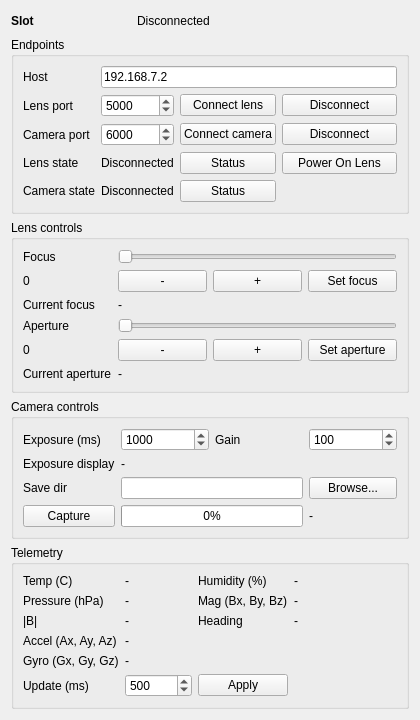
<?xml version="1.0" encoding="UTF-8"?>
<ui version="4.0">
 <class>DevicePanel</class>
 <widget class="QWidget" name="DevicePanel">
  <property name="minimumSize">
   <size>
    <width>420</width>
    <height>0</height>
   </size>
  </property>
  <layout class="QVBoxLayout" name="verticalLayout">
   <item>
    <layout class="QHBoxLayout" name="topBarLayout">
     <item>
      <widget class="QLabel" name="label_slotTitle">
       <property name="text">
        <string>Slot</string>
       </property>
       <property name="minimumSize">
        <size>
         <width>120</width>
         <height>0</height>
        </size>
       </property>
       <property name="styleSheet">
        <string notr="true">font-weight:600;</string>
       </property>
      </widget>
     </item>
     <item>
      <widget class="QLabel" name="label_overallStatus">
       <property name="text">
        <string>Disconnected</string>
       </property>
      </widget>
     </item>
     <item>
      <spacer name="spacerTop">
       <property name="orientation">
        <enum>Qt::Horizontal</enum>
       </property>
       <property name="sizeHint">
        <size>
         <width>40</width>
         <height>20</height>
        </size>
       </property>
      </spacer>
     </item>
    </layout>
   </item>

   <item>
    <widget class="QGroupBox" name="group_connection">
     <property name="title">
      <string>Endpoints</string>
     </property>
     <layout class="QGridLayout" name="gridEndpoints">
      <item row="0" column="0">
       <widget class="QLabel" name="label_host">
        <property name="text">
         <string>Host</string>
        </property>
       </widget>
      </item>
      <item row="0" column="1" colspan="3">
       <widget class="QLineEdit" name="edit_host">
        <property name="text">
         <string>192.168.7.2</string>
        </property>
       </widget>
      </item>

      <item row="1" column="0">
       <widget class="QLabel" name="label_lensPort">
        <property name="text">
         <string>Lens port</string>
        </property>
       </widget>
      </item>
      <item row="1" column="1">
       <widget class="QSpinBox" name="spin_lensPort">
        <property name="maximum">
         <number>65535</number>
        </property>
        <property name="value">
         <number>5000</number>
        </property>
       </widget>
      </item>
      <item row="1" column="2">
       <widget class="QPushButton" name="btn_lensConnect">
        <property name="text">
         <string>Connect lens</string>
        </property>
       </widget>
      </item>
      <item row="1" column="3">
       <widget class="QPushButton" name="btn_lensDisconnect">
        <property name="text">
         <string>Disconnect</string>
        </property>
       </widget>
      </item>

      <item row="2" column="0">
       <widget class="QLabel" name="label_cameraPort">
        <property name="text">
         <string>Camera port</string>
        </property>
       </widget>
      </item>
      <item row="2" column="1">
       <widget class="QSpinBox" name="spin_cameraPort">
        <property name="maximum">
         <number>65535</number>
        </property>
        <property name="value">
         <number>6000</number>
        </property>
       </widget>
      </item>
      <item row="2" column="2">
       <widget class="QPushButton" name="btn_cameraConnect">
        <property name="text">
         <string>Connect camera</string>
        </property>
       </widget>
      </item>
      <item row="2" column="3">
       <widget class="QPushButton" name="btn_cameraDisconnect">
        <property name="text">
         <string>Disconnect</string>
        </property>
       </widget>
      </item>

      <item row="3" column="0">
       <widget class="QLabel" name="label_lensState">
        <property name="text">
         <string>Lens state</string>
        </property>
       </widget>
      </item>
      <item row="3" column="1">
       <widget class="QLabel" name="value_lensState">
        <property name="text">
         <string>Disconnected</string>
        </property>
       </widget>
      </item>
      <item row="3" column="2">
       <widget class="QPushButton" name="btn_lensStatus">
        <property name="text">
         <string>Status</string>
        </property>
       </widget>
      </item>
      <item row="3" column="3">
       <widget class="QPushButton" name="btn_lensPower">
        <property name="text">
         <string>Power On Lens</string>
        </property>
       </widget>
      </item>

      <item row="4" column="0">
       <widget class="QLabel" name="label_cameraState">
        <property name="text">
         <string>Camera state</string>
        </property>
       </widget>
      </item>
      <item row="4" column="1">
       <widget class="QLabel" name="value_cameraState">
        <property name="text">
         <string>Disconnected</string>
        </property>
       </widget>
      </item>
      <item row="4" column="2">
       <widget class="QPushButton" name="btn_cameraStatus">
        <property name="text">
         <string>Status</string>
        </property>
       </widget>
      </item>
      <item row="4" column="3">
       <spacer name="spacerConn1">
        <property name="orientation">
         <enum>Qt::Horizontal</enum>
        </property>
        <property name="sizeHint">
         <size>
          <width>40</width>
          <height>20</height>
         </size>
        </property>
       </spacer>
      </item>
     </layout>
    </widget>
   </item>

   <item>
    <widget class="QGroupBox" name="group_lens">
     <property name="title">
      <string>Lens controls</string>
     </property>
     <layout class="QGridLayout" name="gridLens">
      <item row="0" column="0">
       <widget class="QLabel" name="label_focus">
        <property name="text">
         <string>Focus</string>
        </property>
       </widget>
      </item>
      <item row="0" column="1" colspan="3">
       <widget class="QSlider" name="focusValueSlider">
        <property name="orientation">
         <enum>Qt::Horizontal</enum>
        </property>
        <property name="minimum">
         <number>0</number>
        </property>
        <property name="maximum">
         <number>940</number>
        </property>
       </widget>
      </item>

      <item row="1" column="0">
       <widget class="QLabel" name="focusValueLabel">
        <property name="text">
         <string>0</string>
        </property>
       </widget>
      </item>
      <item row="1" column="1">
       <widget class="QPushButton" name="decrementFocusButton">
        <property name="text">
         <string>-</string>
        </property>
       </widget>
      </item>
      <item row="1" column="2">
       <widget class="QPushButton" name="incrementFocusButton">
        <property name="text">
         <string>+</string>
        </property>
       </widget>
      </item>
      <item row="1" column="3">
       <widget class="QPushButton" name="btn_focusSet">
        <property name="text">
         <string>Set focus</string>
        </property>
       </widget>
      </item>

      <item row="2" column="0">
       <widget class="QLabel" name="label_curFocus">
        <property name="text">
         <string>Current focus</string>
        </property>
       </widget>
      </item>
      <item row="2" column="1" colspan="3">
       <widget class="QLabel" name="value_curFocus">
        <property name="text">
         <string>-</string>
        </property>
       </widget>
      </item>

      <item row="3" column="0">
       <widget class="QLabel" name="label_aperture">
        <property name="text">
         <string>Aperture</string>
        </property>
       </widget>
      </item>
      <item row="3" column="1" colspan="3">
       <widget class="QSlider" name="apertureValueSlider">
        <property name="orientation">
         <enum>Qt::Horizontal</enum>
        </property>
        <property name="minimum">
         <number>0</number>
        </property>
        <property name="maximum">
         <number>510</number>
        </property>
       </widget>
      </item>

      <item row="4" column="0">
       <widget class="QLabel" name="apertureValueLabel">
        <property name="text">
         <string>0</string>
        </property>
       </widget>
      </item>
      <item row="4" column="1">
       <widget class="QPushButton" name="decrementApertureButton">
        <property name="text">
         <string>-</string>
        </property>
       </widget>
      </item>
      <item row="4" column="2">
       <widget class="QPushButton" name="incrementApertureButton">
        <property name="text">
         <string>+</string>
        </property>
       </widget>
      </item>
      <item row="4" column="3">
       <widget class="QPushButton" name="btn_apertureSet">
        <property name="text">
         <string>Set aperture</string>
        </property>
       </widget>
      </item>

      <item row="5" column="0">
       <widget class="QLabel" name="label_curAperture">
        <property name="text">
         <string>Current aperture</string>
        </property>
       </widget>
      </item>
      <item row="5" column="1" colspan="3">
       <widget class="QLabel" name="value_curAperture">
        <property name="text">
         <string>-</string>
        </property>
       </widget>
      </item>
     </layout>
    </widget>
   </item>

   <item>
    <widget class="QGroupBox" name="group_camera">
     <property name="title">
      <string>Camera controls</string>
     </property>
     <layout class="QGridLayout" name="gridCamera">

      <item row="0" column="0">
       <widget class="QLabel" name="label_exposure">
        <property name="text">
         <string>Exposure (ms)</string>
        </property>
       </widget>
      </item>
      <item row="0" column="1">
       <widget class="QSpinBox" name="spin_exposureMs">
        <property name="maximum">
         <number>600000</number>
        </property>
        <property name="value">
         <number>1000</number>
        </property>
       </widget>
      </item>
      <item row="0" column="2">
       <widget class="QLabel" name="label_gain">
        <property name="text">
         <string>Gain</string>
        </property>
       </widget>
      </item>
      <item row="0" column="3">
       <widget class="QSpinBox" name="spin_gain">
        <property name="maximum">
         <number>600</number>
        </property>
        <property name="value">
         <number>100</number>
        </property>
       </widget>
      </item>

      <item row="1" column="0">
       <widget class="QLabel" name="label_exposureFriendly">
        <property name="text">
         <string>Exposure display</string>
        </property>
       </widget>
      </item>
      <item row="1" column="1" colspan="3">
       <widget class="QLabel" name="value_exposureFriendly">
        <property name="text">
         <string>-</string>
        </property>
       </widget>
      </item>

      <item row="2" column="0">
       <widget class="QLabel" name="label_saveDir">
        <property name="text">
         <string>Save dir</string>
        </property>
       </widget>
      </item>
      <item row="2" column="1" colspan="2">
       <widget class="QLineEdit" name="edit_saveDir"/>
      </item>
      <item row="2" column="3">
       <widget class="QPushButton" name="btn_browseSaveDir">
        <property name="text">
         <string>Browse...</string>
        </property>
       </widget>
      </item>

      <item row="3" column="0">
       <widget class="QPushButton" name="btn_capture">
        <property name="text">
         <string>Capture</string>
        </property>
       </widget>
      </item>
      <item row="3" column="1" colspan="2">
       <widget class="QProgressBar" name="progress_capture">
        <property name="value">
         <number>0</number>
        </property>
       </widget>
      </item>
      <item row="3" column="3">
       <widget class="QLabel" name="value_lastFile">
        <property name="text">
         <string>-</string>
        </property>
       </widget>
      </item>

     </layout>
    </widget>
   </item>

   <item>
    <widget class="QGroupBox" name="group_telemetry">
     <property name="title">
      <string>Telemetry</string>
     </property>
     <layout class="QGridLayout" name="gridTelemetry">
      <item row="0" column="0">
       <widget class="QLabel" name="label_temp">
        <property name="text">
         <string>Temp (C)</string>
        </property>
       </widget>
      </item>
      <item row="0" column="1">
       <widget class="QLabel" name="value_temp">
        <property name="text">
         <string>-</string>
        </property>
       </widget>
      </item>
      <item row="0" column="2">
       <widget class="QLabel" name="label_hum">
        <property name="text">
         <string>Humidity (%)</string>
        </property>
       </widget>
      </item>
      <item row="0" column="3">
       <widget class="QLabel" name="value_humidity">
        <property name="text">
         <string>-</string>
        </property>
       </widget>
      </item>

      <item row="1" column="0">
       <widget class="QLabel" name="label_press">
        <property name="text">
         <string>Pressure (hPa)</string>
        </property>
       </widget>
      </item>
      <item row="1" column="1">
       <widget class="QLabel" name="value_pressure">
        <property name="text">
         <string>-</string>
        </property>
       </widget>
      </item>
      <item row="1" column="2">
       <widget class="QLabel" name="label_mag">
        <property name="text">
         <string>Mag (Bx, By, Bz)</string>
        </property>
       </widget>
      </item>
      <item row="1" column="3">
       <widget class="QLabel" name="value_mag">
        <property name="text">
         <string>-</string>
        </property>
       </widget>
      </item>

      <item row="2" column="0">
       <widget class="QLabel" name="label_bmag">
        <property name="text">
         <string>|B|</string>
        </property>
       </widget>
      </item>
      <item row="2" column="1">
       <widget class="QLabel" name="value_bmag">
        <property name="text">
         <string>-</string>
        </property>
       </widget>
      </item>
      <item row="2" column="2">
       <widget class="QLabel" name="label_hdg">
        <property name="text">
         <string>Heading</string>
        </property>
       </widget>
      </item>
      <item row="2" column="3">
       <widget class="QLabel" name="value_hdg">
        <property name="text">
         <string>-</string>
        </property>
       </widget>
      </item>

      <item row="3" column="0">
       <widget class="QLabel" name="label_accel">
        <property name="text">
         <string>Accel (Ax, Ay, Az)</string>
        </property>
       </widget>
      </item>
      <item row="3" column="1" colspan="3">
       <widget class="QLabel" name="value_accel">
        <property name="text">
         <string>-</string>
        </property>
       </widget>
      </item>

      <item row="4" column="0">
       <widget class="QLabel" name="label_gyro">
        <property name="text">
         <string>Gyro (Gx, Gy, Gz)</string>
        </property>
       </widget>
      </item>
      <item row="4" column="1" colspan="3">
       <widget class="QLabel" name="value_gyro">
        <property name="text">
         <string>-</string>
        </property>
       </widget>
      </item>

      <item row="5" column="0">
       <widget class="QLabel" name="label_interval">
        <property name="text">
         <string>Update (ms)</string>
        </property>
       </widget>
      </item>
      <item row="5" column="1">
       <widget class="QSpinBox" name="spin_telemetryIntervalMs">
        <property name="maximum">
         <number>600000</number>
        </property>
        <property name="value">
         <number>500</number>
        </property>
       </widget>
      </item>
      <item row="5" column="2">
       <widget class="QPushButton" name="btn_applyTelemetryInterval">
        <property name="text">
         <string>Apply</string>
        </property>
       </widget>
      </item>
      <item row="5" column="3">
       <spacer name="spacerTele">
        <property name="orientation">
         <enum>Qt::Horizontal</enum>
        </property>
        <property name="sizeHint">
         <size>
          <width>40</width>
          <height>20</height>
         </size>
        </property>
       </spacer>
      </item>


     </layout>
    </widget>
   </item>

  </layout>
 </widget>
 <resources/>
 <connections/>
</ui>
